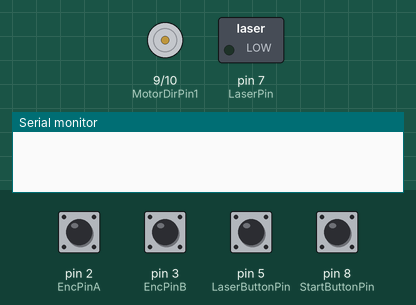
The sketch below on a simulated Arduino Uno, built with avr-gcc and run on an emulated ATmega328P. On the bench: motor-driver pin pairs drawn as motors (green arrow = first pin HIGH = forward, orange = second pin HIGH = backward, longer = more drive, scaled by the enable pin), switched loads named in the sketch (green lamp = pin HIGH), the last lines printed to the serial monitor. Dashed ring = blinking. The inputs (shaded band) are chosen by the test bench; at power-on: pin 2 (EncPinA), pin 3 (EncPinB), pin 5 (LaserButtonPin), pin 8 (StartButtonPin) HIGH.

Above: at 1.2 s.
1.3 s: pin 5 (LaserButtonPin) pulled LOW for 1 s
At 1.45 s:
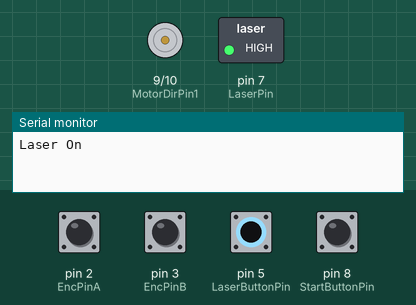
3.8 s: pin 8 (StartButtonPin) pulled LOW for 0.15 s
At 4.7 s:
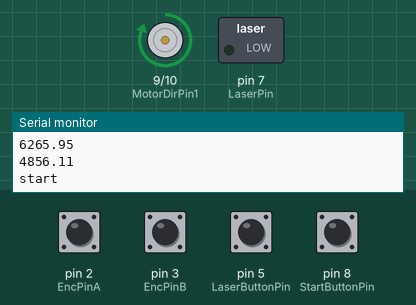
5.4 s: pin 5 (LaserButtonPin) pulled LOW for 0.15 s
At 5.9 s:
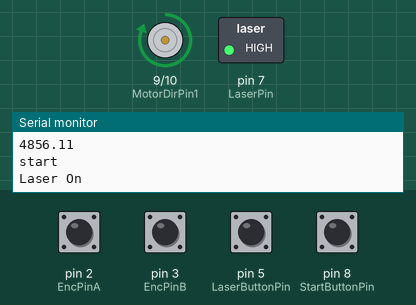
7.0 s: pin 5 (LaserButtonPin) pulled LOW for 3.2 s
At 7.45 s:
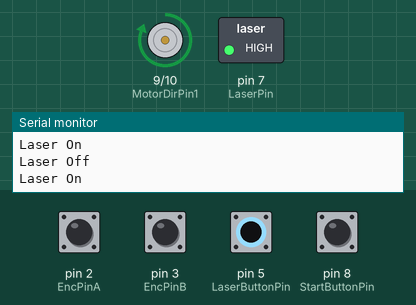
Timing chart, 0 to 11.5 s (numbered marks = the images above; inputs shaded):
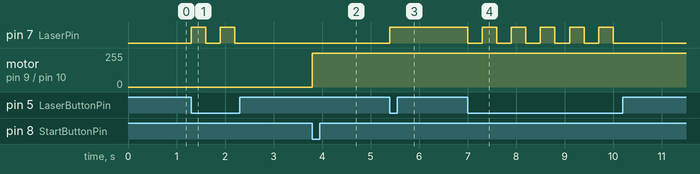

The sketch:

project1.ino
```cpp
/* L298N Motor Driver Pins */
//Pins that control direction of movement
#define MotorDirPin1 9
#define MotorDirPin2 10

//Pin that control motor speed
#define MotorSpeedPin 11


/* Encoder Pins + Variables */
volatile unsigned long counter = 0;  //This variable will increase or decrease depending on the rotation of encoder.

double pulsesPerRev = 100; //This vairable sets the pulses/revolution of the encoder.

//Encoder Pins
//This code uses attachInterrupt 0 and 1 which are pins 2 and 3 moust Arduino.
#define EncPinA 2 //Pin for input A
#define EncPinB 3 //Pin for input B

//Laser Pins and Variables
#define LaserPin 7
#define LaserButtonPin 5
int laser = 0;

/* Start Button Pin + Variables */
#define StartButtonPin 8 //Start Button Pin

int start = 0; //Used to start vehicle when button is pressed


/* Distance + Speed Control Variables */

//This kit uses a 2in diameter (~5.08 cm) wheel.
//Adjust variable to wheel that you are using.
double wheelDiameterCM = 5.08; //Wheel diameter in cm

//Adjust variables to change the distance your vehicle travels.
double targetDistanceM = 10; //Target Distance in m
double slowDownDistance = 7.75; //Distance where vehicle begins to slow down in m

//Variables that convert distance values to encoder pules
double targetDistEncVal; //Encoder Value for Target Distance
double slowDownDistEncVal; //Encoder Value for Slow Down Distance

//Variables used to enter different loops during the vehicle's run
int vehicleMoved = 0;
int vehicleSlowedDown = 0;
int vehicleReachedTargetDistance = 0;


void setup() {
  // put your setup code here, to run once:

  Serial.begin(9600); //Starts Serial Monitor

  //Initalize motor pins
  pinMode(MotorDirPin1, OUTPUT);
  pinMode(MotorDirPin2, OUTPUT);
  pinMode(MotorSpeedPin, OUTPUT);

  //Initalize Encoder pins
  pinMode(EncPinA, INPUT);
  pinMode(EncPinB, INPUT);
  digitalWrite(EncPinA, HIGH); // turn on pullup resistors
  digitalWrite(EncPinB, HIGH); // turn on pullup resistors

  //Setting up interrupt
  //A rising pulse from encodenren activated ai0(). AttachInterrupt 0 is DigitalPin 2 on moust Arduino.
  attachInterrupt(0, ai0, RISING);
  //B rising pulse from encodenren activated ai1(). AttachInterrupt 1 is DigitalPin 3 on moust Arduino.
  attachInterrupt(1, ai1, RISING);

  //Initalize button pins
  pinMode(StartButtonPin, INPUT);
  digitalWrite(StartButtonPin, HIGH); //enable pullups to make pin high

  pinMode(LaserButtonPin, INPUT);
  digitalWrite(LaserButtonPin, HIGH); //enable pullups to make pin high

  //Initalize Laser pins
  pinMode(LaserPin, OUTPUT);
  digitalWrite(LaserPin, LOW);

  //Reset Booleans
  start = 0;
  vehicleMoved = 0;
  vehicleSlowedDown = 0;
  vehicleReachedTargetDistance = 0;
  laser = 0;

  //Get Encoder Values
  targetDistEncVal = getEncoderValue (targetDistanceM, wheelDiameterCM, pulsesPerRev);
  slowDownDistEncVal = getEncoderValue (slowDownDistance, wheelDiameterCM, pulsesPerRev);

}

void loop() {
  // put your main code here, to run repeatedly:

  if (digitalRead(LaserButtonPin) == LOW){
      if(laser == 0){
        Serial.println("Laser On");
        digitalWrite(LaserPin, HIGH);
        laser = 1;
        delay (300);
      }
      else{
        Serial.println("Laser Off");
        digitalWrite(LaserPin, LOW);
        laser = 0;
        delay (300);
      }
  }

  if (digitalRead(StartButtonPin) == LOW){
      Serial.println("pressed");
      Serial.println(targetDistEncVal);
      Serial.println(slowDownDistEncVal);
      counter = 0;
      vehicleMoved = 0;
      vehicleSlowedDown = 0;
      vehicleReachedTargetDistance = 0;
      start = 1;
  }

  if (start == 1){
    Serial.println("start");
    //Set motor Direction
    digitalWrite(MotorDirPin1, HIGH);
    digitalWrite(MotorDirPin2, LOW);
    //Set motor speed
    analogWrite(MotorSpeedPin, 255); //(0  = off and 255 = max speed)
    vehicleMoved = 1;
    start = 0;
  }

  if (vehicleMoved == 1){
    if (counter >= slowDownDistEncVal && counter < targetDistEncVal){

      //loop to decelerate motor
      /*
      for (int i = 255; i > 0; i--){
        analogWrite(MotorSpeedPin, i);
        delay(1);
      }
      */
      analogWrite(MotorSpeedPin, 0); // Turn off Motor
      vehicleSlowedDown = 1;
      vehicleMoved = 0;
    }
  }

  if (vehicleSlowedDown == 1){
    if(counter >= targetDistEncVal){
      Serial.println("DONE");
      analogWrite(MotorSpeedPin, 0);
      //Reverse motor direction for 300 ms to stop vehicle
      digitalWrite(MotorDirPin1, LOW);
      digitalWrite(MotorDirPin2, HIGH);
      //Set motor speed
      analogWrite(MotorSpeedPin, 255); //(0  = off and 255 = max speed)
      delay(300);
      analogWrite(MotorSpeedPin, 0); //(0  = off and 255 = max speed)
      vehicleReachedTargetDistance = 1;
      vehicleSlowedDown = 0;
    }

  }

  if (vehicleReachedTargetDistance == 1){
    //Reset variables
    Serial.println(counter);
    counter = 0;
    vehicleMoved = 0;
    vehicleSlowedDown = 0;
    vehicleReachedTargetDistance = 0;
    start = 0;
  }

}


void ai0() {
  // ai0 is activated if DigitalPin nr 2 is going from LOW to HIGH
  // Check pin 3 to determine the direction
  if(digitalRead(3)==LOW) {
    counter++;
  }else{
    counter--;
  }
}

void ai1() {
  // ai0 is activated if DigitalPin nr 3 is going from LOW to HIGH
  // Check with pin 2 to determine the direction
  if(digitalRead(2)==LOW) {
    counter--;
  }else{
    counter++;
  }
}


double getEncoderValue (double targetDistanceM, double WD, double PR){
    double WheelCircumfrence = 3.14159 * WD;
    double tgtENCval = ((targetDistanceM * 100) / WheelCircumfrence) * PR;
    return tgtENCval;
  }
```

Measured:
- after the input at 1.3 s, pin 7 (LaserPin): alternates HIGH for 0.30 s and LOW for 0.30 s, 4 changes in all, then stays LOW, starting at once
- after the input at 3.8 s, motor on pin 9 (MotorDirPin1) / pin 10 (MotorDirPin2): stopped → forward 255/255 at once
- after the input at 5.4 s, pin 7 (LaserPin): LOW → HIGH at once
- after the input at 7.0 s, pin 7 (LaserPin): alternates HIGH for 0.30 s and LOW for 0.30 s, 11 changes in all, then stays LOW, starting at once
